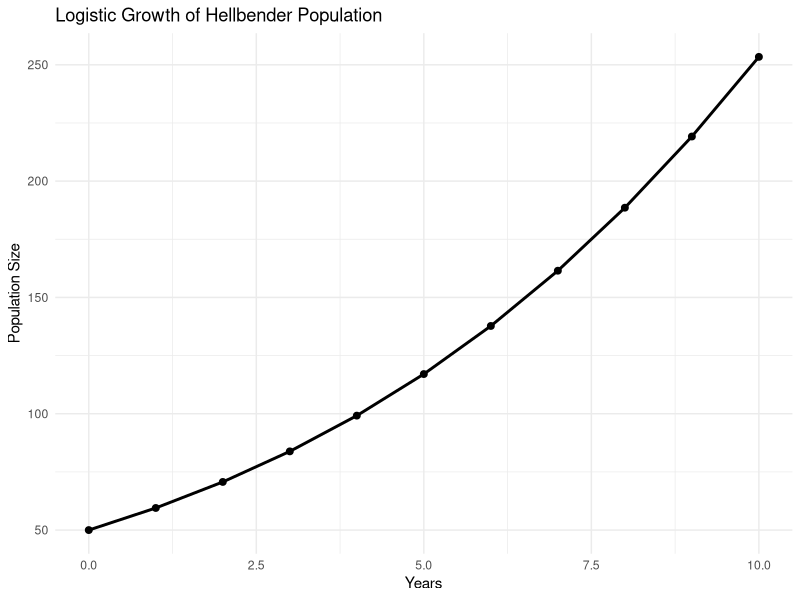
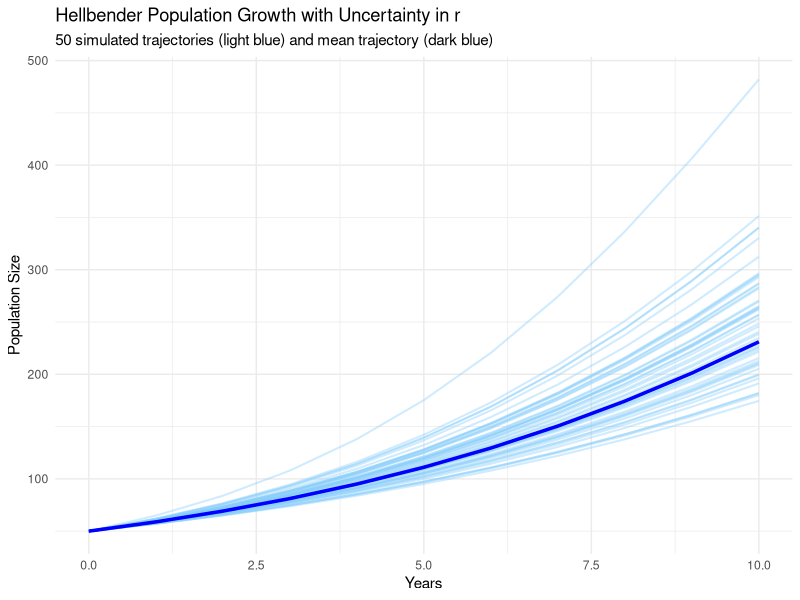
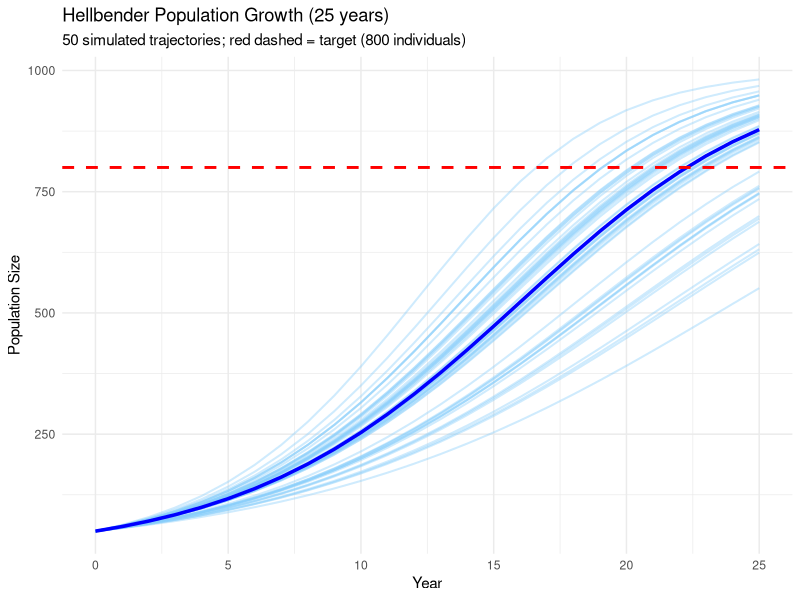
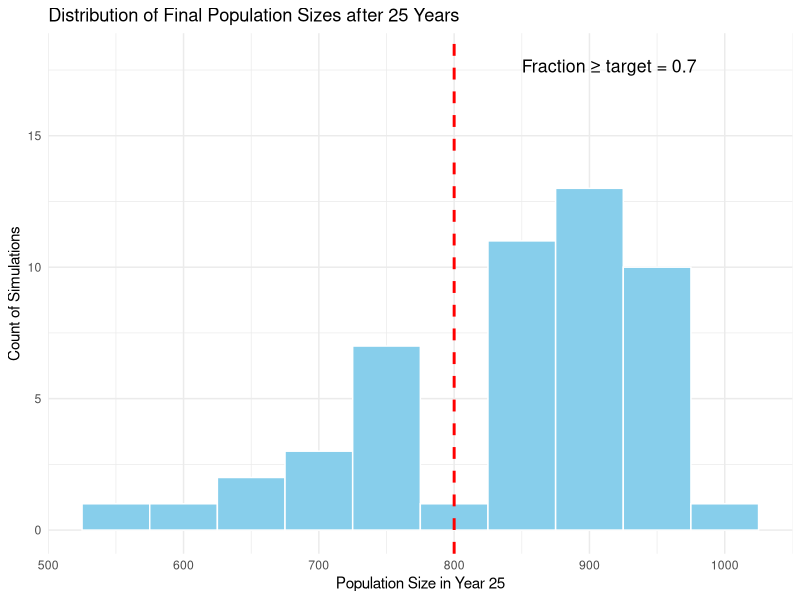

Reproduce these figures in R, in order.
##########################
####### Homework 6 #######
##########################

# Group members: Keeley Kuru and Elizabeth Braatz
# Date: 10/9/25

# -- Objective 1 -- #

library(ggplot2)

# A. 
# Parameters
N0 <- 50
r <- 0.2
K <- 1000
years <- 10

# Create vector
N <- numeric(years + 1)
N[1] <- N0

# Loop over years
for (t in 1:years) {
  N[t + 1] <- N[t] + r * N[t] * (1 - N[t] / K)
}

# Create a dataframe for ggplot2
df <- data.frame(
  Year = 0:years,
  Population = N
)

# B. 
# Plot the time series using ggplot2
ggplot(df, aes(x = Year, y = Population)) +
  geom_line(color = "black", size = 1) +
  geom_point(size = 2) +
  labs(title = "Logistic Growth of Hellbender Population",
       x = "Years",
       y = "Population Size") +
  theme_minimal()

# -- Objective 2 -- #

# A. Simulate 50 different population size time series using the model above
# Parameters
N0 <- 50
K <- 1000
years <- 10
mean_r <- 0.2
sd_r <- 0.03
n_sims <- 50

# Generate random r values
r_values <- rnorm(n_sims, mean = mean_r, sd = sd_r)

# Run the logistical model
sim_results <- data.frame()

for (i in 1:n_sims) {
  N <- numeric(years + 1)
  N[1] <- N0
  r <- r_values[i]
  
  for (t in 1:years) {
    N[t + 1] <- N[t] + r * N[t] * (1 - N[t] / K)
  }
  
  temp_df <- data.frame(
    Year = 0:years,
    Population = N,
    Simulation = paste0("Sim_", i)
  )
  
  sim_results <- rbind(sim_results, temp_df)
}

# Expected (mean) trajectory using mean r
N_mean <- numeric(years + 1)
N_mean[1] <- N0
for (t in 1:years) {
  N_mean[t + 1] <- N_mean[t] + r * N_mean[t] * (1 - N_mean[t] / K)
}
mean_df <- data.frame(Year = 0:years, Population = N_mean)

# B.
# create a new figure (using ggplot2) that shows both the expected population time series
# as well as a range of plausible alternatives
library(ggplot2)

ggplot() +
  geom_line(data = sim_results, aes(x = Year, y = Population, group = Simulation),
            color = "lightskyblue", alpha = 0.4, size = 0.7) +
  geom_line(data = mean_df, aes(x = Year, y = Population),
            color = "blue", size = 1.2) +
  labs(title = "Hellbender Population Growth with Uncertainty in r",
       subtitle = "50 simulated trajectories (light blue) and mean trajectory (dark blue)",
       x = "Years",
       y = "Population Size") +
  theme_minimal()
  

# -- Objective 3 -- #

library(ggplot2)

# Parameters
N0 <- 50
K <- 1000
target <- 0.8 * K
years <- 25
mean_r <- 0.2
sd_r <- 0.03
n_sims <- 50

# Generate r values and simulate 25-year trajectories
r_values <- rnorm(n_sims, mean = mean_r, sd = sd_r)
sim_results <- data.frame()
final_pop <- numeric(n_sims)

for (i in 1:n_sims) {
  N <- numeric(years + 1)
  N[1] <- N0
  r <- r_values[i]
  
  for (t in 1:years) {
    N[t + 1] <- N[t] + r * N[t] * (1 - N[t] / K)
  }
  
  final_pop[i] <- N[years + 1]
  temp_df <- data.frame(Year = 0:years,
                        Population = N,
                        Simulation = paste0("Sim_", i))
  sim_results <- rbind(sim_results, temp_df)
}

# Mean trajectory (for reference)
N_mean <- numeric(years + 1)
N_mean[1] <- N0
for (t in 1:years) {
  N_mean[t + 1] <- N_mean[t] + mean_r * N_mean[t] * (1 - N_mean[t] / K)
}
mean_df <- data.frame(Year = 0:years, Population = N_mean)

# Plot all trajectories + target line
p1 <- ggplot() +
  geom_line(data = sim_results, aes(x = Year, y = Population, group = Simulation),
            color = "lightskyblue", alpha = 0.4, size = 0.7) +
  geom_line(data = mean_df, aes(x = Year, y = Population),
            color = "blue", size = 1.2) +
  geom_hline(yintercept = target, linetype = "dashed", color = "red", size = 1) +
  labs(title = "Hellbender Population Growth (25 years)",
       subtitle = "50 simulated trajectories; red dashed = target (800 individuals)",
       x = "Year", y = "Population Size") +
  theme_minimal()

p1

# Histogram of final populations
frac_meeting_target <- mean(final_pop >= target)

p2 <- ggplot(data.frame(FinalPop = final_pop), aes(x = FinalPop)) +
  geom_histogram(binwidth = 50, fill = "skyblue", color = "white") +
  geom_vline(xintercept = target, linetype = "dashed", color = "red", size = 1) +
  annotate("text", x = target + 50, 
           y = max(hist(final_pop, plot = FALSE)$counts), 
           label = paste0("Fraction ≥ target = ", round(frac_meeting_target, 2)),
           hjust = 0, vjust = 1.2, color = "black", size = 4.5) +
  labs(title = "Distribution of Final Population Sizes after 25 Years",
       x = "Population Size in Year 25",
       y = "Count of Simulations") +
  theme_minimal()

p2
